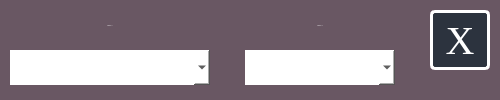
<?xml version="1.0" encoding="UTF-8"?>
<ui version="4.0">
 <class>UserSettingsDialog</class>
 <widget class="QDialog" name="UserSettingsDialog">
  <property name="geometry">
   <rect>
    <x>0</x>
    <y>0</y>
    <width>500</width>
    <height>100</height>
   </rect>
  </property>
  <property name="windowTitle">
   <string>Dialog</string>
  </property>
  <property name="styleSheet">
   <string notr="true">background-color: rgb(105, 87, 99);</string>
  </property>
  <widget class="QLabel" name="label_2">
   <property name="geometry">
    <rect>
     <x>220</x>
     <y>10</y>
     <width>200</width>
     <height>30</height>
    </rect>
   </property>
   <property name="font">
    <font>
     <family>Lato-Bold</family>
     <pointsize>-1</pointsize>
     <italic>false</italic>
     <bold>false</bold>
    </font>
   </property>
   <property name="styleSheet">
    <string notr="true">background-color: rgba(255, 255, 255, 0%);
color: rgb(255, 255, 255);
border: 0px;
font: 24px 'Lato-Bold';</string>
   </property>
   <property name="text">
    <string>Selection - 2</string>
   </property>
   <property name="alignment">
    <set>Qt::AlignCenter</set>
   </property>
  </widget>
  <widget class="QComboBox" name="comboBox">
   <property name="geometry">
    <rect>
     <x>10</x>
     <y>50</y>
     <width>200</width>
     <height>35</height>
    </rect>
   </property>
   <property name="layoutDirection">
    <enum>Qt::LeftToRight</enum>
   </property>
   <property name="styleSheet">
    <string notr="true">QComboBox {
	font: 28px 'Lato-Bold';
	background-color: rgb(255, 255, 255);
	color: rgb(0, 0, 0);
	border: 0px;
	padding-left: 2px;
	padding-right: 2px;
}

QComboBox QAbstractItemView
{
	font: 28px 'Lato-Bold';
	background-color: rgb(255, 255, 255);
	color: rgb(0, 0, 0);
	border: 0px;
	selection-background-color: rgb(255, 255, 255);
	selection-color: rgb(0, 0, 0);
}

QComboBox::drop-down {
	background:  rgb(255, 255, 255);
	image: url(:/images/images/combobox_selected.png);
	border: 0px;
	width: 32px;
	height: 32px;
}</string>
   </property>
   <property name="currentIndex">
    <number>-1</number>
   </property>
  </widget>
  <widget class="QLabel" name="label">
   <property name="geometry">
    <rect>
     <x>10</x>
     <y>10</y>
     <width>200</width>
     <height>30</height>
    </rect>
   </property>
   <property name="font">
    <font>
     <family>Lato-Bold</family>
     <pointsize>-1</pointsize>
     <italic>false</italic>
     <bold>false</bold>
    </font>
   </property>
   <property name="styleSheet">
    <string notr="true">background-color: rgba(255, 255, 255, 0%);
color: rgb(255, 255, 255);
border: 0px;
font: 24px 'Lato-Bold';</string>
   </property>
   <property name="text">
    <string>Selection - 1</string>
   </property>
   <property name="alignment">
    <set>Qt::AlignCenter</set>
   </property>
  </widget>
  <widget class="QComboBox" name="comboBox_2">
   <property name="geometry">
    <rect>
     <x>245</x>
     <y>50</y>
     <width>150</width>
     <height>35</height>
    </rect>
   </property>
   <property name="layoutDirection">
    <enum>Qt::LeftToRight</enum>
   </property>
   <property name="styleSheet">
    <string notr="true">QComboBox {
	font: 28px 'Lato-Bold';
	background-color: rgb(255, 255, 255);
	color: rgb(0, 0, 0);
	border: 0px;
	padding-left: 2px;
	padding-right: 2px;
}

QComboBox QAbstractItemView
{
	font: 28px 'Lato-Bold';
	background-color: rgb(255, 255, 255);
	color: rgb(0, 0, 0);
	border: 0px;
	selection-background-color: rgb(255, 255, 255);
	selection-color: rgb(0, 0, 0);
}

QComboBox::drop-down {
	background:  rgb(255, 255, 255);
	image: url(:/images/images/combobox_selected.png);
	border: 0px;
	width: 32px;
	height: 32px;
}</string>
   </property>
   <property name="currentIndex">
    <number>-1</number>
   </property>
  </widget>
  <widget class="QPushButton" name="pushButton">
   <property name="geometry">
    <rect>
     <x>430</x>
     <y>10</y>
     <width>60</width>
     <height>60</height>
    </rect>
   </property>
   <property name="font">
    <font>
     <family>Times New Roman</family>
     <pointsize>30</pointsize>
     <italic>false</italic>
     <bold>false</bold>
    </font>
   </property>
   <property name="styleSheet">
    <string notr="true">QPushButton {
	background-color: rgb(44, 51, 62);
	font: 80 30pt &quot;Times New Roman&quot;;
	color: rgb(255, 255, 255);
	border: 3px solid white;
	border-radius: 5px;
	text-align: center;
}

QPushButton::hover {
	background-color: rgb(38, 201, 84);
	color: rgb(255, 255, 255);
    border: 0px;
	border-radius: 5px;
	text-align: center;
}</string>
   </property>
   <property name="text">
    <string>X</string>
   </property>
  </widget>
 </widget>
 <resources/>
 <connections/>
</ui>
